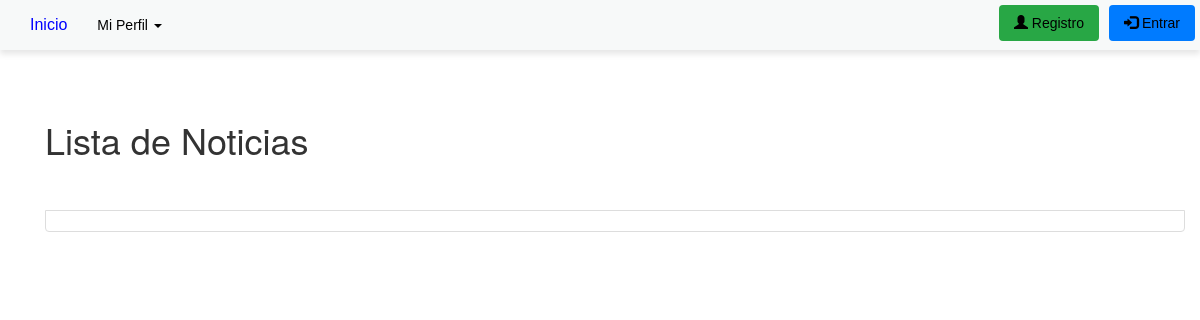
The page /lista_noticias/ on the database as committed earlier.
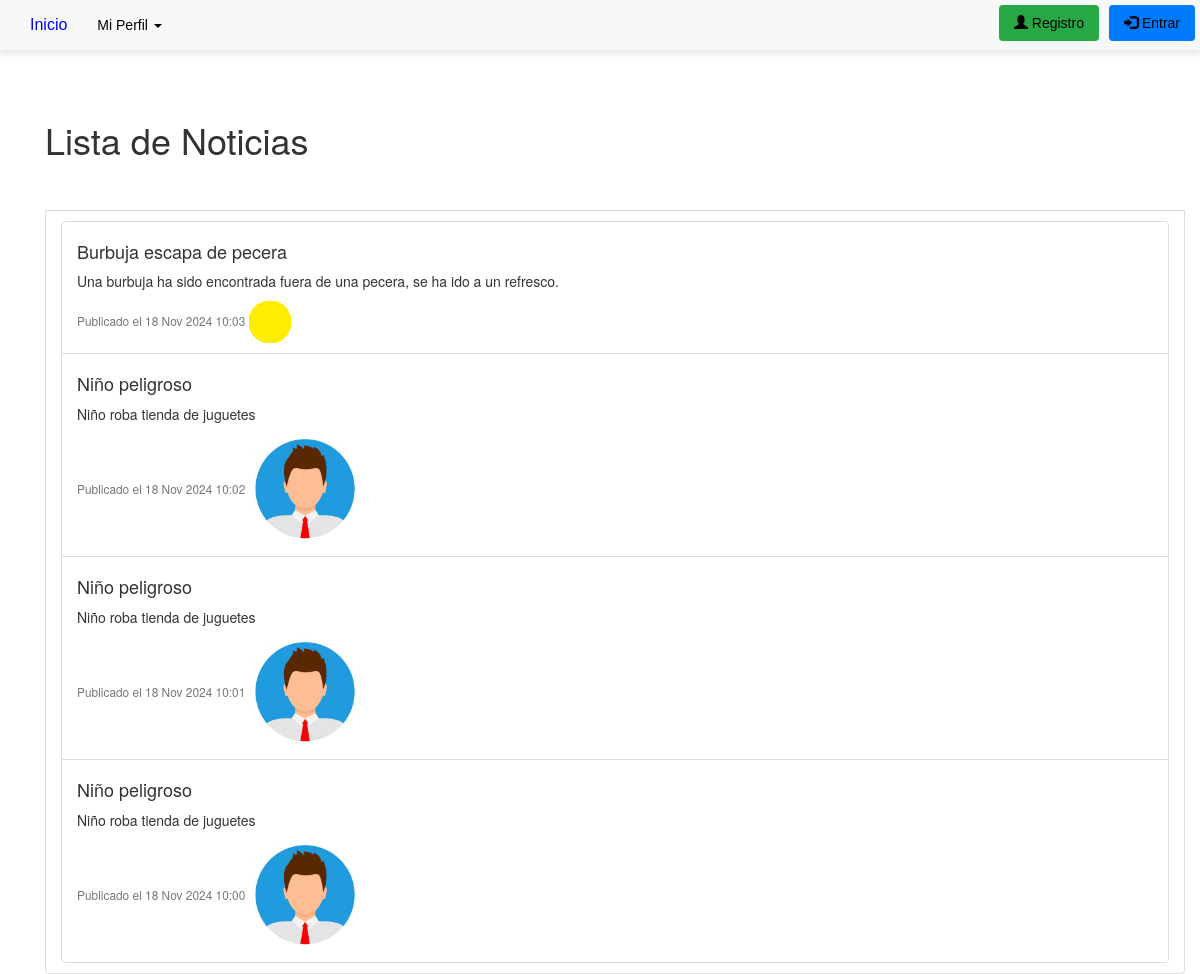
The same page on the database as committed later.
### appportfolio/models.py (models this page shows, shortened)
class Noticia(models.Model):
    id = models.AutoField(primary_key=True)
    titulo = models.CharField("Título", max_length=200, null=True, blank=True)
    contenido = models.TextField("Contenido", null=True, blank=True)
    fecha_creacion = models.DateTimeField(auto_now_add=True)
    imagen = models.ImageField("Imagen", null=True, blank=True, upload_to="media/")

### appportfolio/views.py (the view)
# urls.py: path('lista_noticias/', views.lista_noticias, name='lista_noticias'),
def lista_noticias(request):
    noticias = Noticia.objects.all().order_by('-fecha_creacion')
    return render(request, 'lista_noticias.html', {'noticias': noticias})

### templates/lista_noticias.html (shortened to what this page needs)
{% extends "base.html" %}
{% load static %}
{% block head %}
<link rel="stylesheet" href="https://maxcdn.bootstrapcdn.com/bootstrap/3.3.5/css/bootstrap.min.css">
{% endblock %}
{% block content %}
    <br><br><br><br>
    <div class="container mt-4">
        <h1>Lista de Noticias</h1>
        <br><br>
        <ul class="list-group-item">
            {% for noticia in noticias %}
                <li class="list-group-item">
                    <h4>{{ noticia.titulo }}</h4>
                    <p>{{ noticia.contenido }}</p>
                    <small class="text-muted">Publicado el {{noticia.fecha_creacion|date:"d M Y H:i"}}</small>
                    {% if noticia.imagen %}
                    <img src="{{ noticia.imagen.url }}" alt="Imagen de {{ noticia.titulo }}" style="max-width: 200px; max-height: 200px">
                    {% endif %}
                </li>
            {% endfor %}
        </ul>
    </div>
{% endblock content %}

### templates/base.html (shortened to what this page needs)
{% load static %}
<!DOCTYPE html>
<html lang="es">
    <head>
   {% block head %}
   {% endblock %}
    </head>
    <body>
        {% include "navbar.html" %}
        <div class="container">
            {% block content %}
            {% endblock %}
        </div>
    </body>
</html>

### templates/navbar.html (shortened to what this page needs)
{% load static %}
<link rel="stylesheet" href="{% static 'css/cssNavbar.css' %}">
<nav class="navbar navbar-inverse navbar-fixed-top navbar-light" style="background-color: #F7F9F9 !important;">
    <div class="container-fluid">
        <div id="navbar" class="collapse navbar-collapse">
            <ul class="nav navbar-nav">
			    {% if not request.user.is_authenticated %}
				    <li><a href="{% url 'home' %}"><font size="3" color="#0000FF">Inicio</font></a></li>
                    <li class="dropdown">
                        <a class="dropdown-toggle" data-toggle="dropdown" href="#">
                            Mi Perfil <span class="caret"></span>
                        </a>
                    </li>
				{% endif %}
            </ul>
            <ul class="nav navbar-nav navbar-right">
                {% if request.user.is_authenticated %}
                    <li>
                        <a href="{% url 'cerrar' %}" class="btn btn-danger" style="margin: 5px;">
                            <span class="glyphicon glyphicon-log-out"></span> Cerrar Sesión
                        </a>
                    </li>
                {% else %}
                    <li>
                        <a href="{% url 'register' %}" class="btn btn-success" style="margin: 5px;">
                            <span class="glyphicon glyphicon-user"></span> Registro
                        </a>
                    </li>
                    <li>
                        <a href="{% url 'login' %}" class="btn btn-primary" style="margin: 5px;">
                            <span class="glyphicon glyphicon-log-in"></span> Entrar
                        </a>
                    </li>
                {% endif %}
            </ul>
        </div>
    </div>
</nav>
<br>

### static/css/cssNavbar.css (style rules this page uses)
.navbar { font-family: Arial, sans-serif; font-size: 16px; border: none; box-shadow: 0px 4px 6px rgba(0, 0, 0, 0.1); background-color: #F7F9F9; }
.navbar a { color: #000 !important; text-decoration: none; }
.navbar .btn { font-size: 14px; margin: 5px; padding: 8px 15px; border-radius: 4px; }
.btn-success { background-color: #28a745; border: none; color: white; }
.btn-primary { background-color: #007bff; border: none; color: white; }
.navbar-collapse { overflow: visible !important; }
.navbar-right { float: right !important; }
.navbar-nav > li > a { color: #000; font-size: 14px; }
.navbar-right .btn { margin-top: 5px; margin-right: 10px; }

Rows that differ between the two databases and show on the page:
added Noticia: titulo "Burbuja escapa de pecera", contenido "Una burbuja ha sido encontrada fuera de una pecera, se ha ido a un refresco.", fecha_creacion "18 Nov 2024 10:03", imagen (picture)
added Noticia: titulo "Niño peligroso", contenido "Niño roba tienda de juguetes", fecha_creacion "18 Nov 2024 10:02", imagen (picture)
added Noticia: titulo "Niño peligroso", contenido "Niño roba tienda de juguetes", fecha_creacion "18 Nov 2024 10:01", imagen (picture)
added Noticia: titulo "Niño peligroso", contenido "Niño roba tienda de juguetes", fecha_creacion "18 Nov 2024 10:00", imagen (picture)
